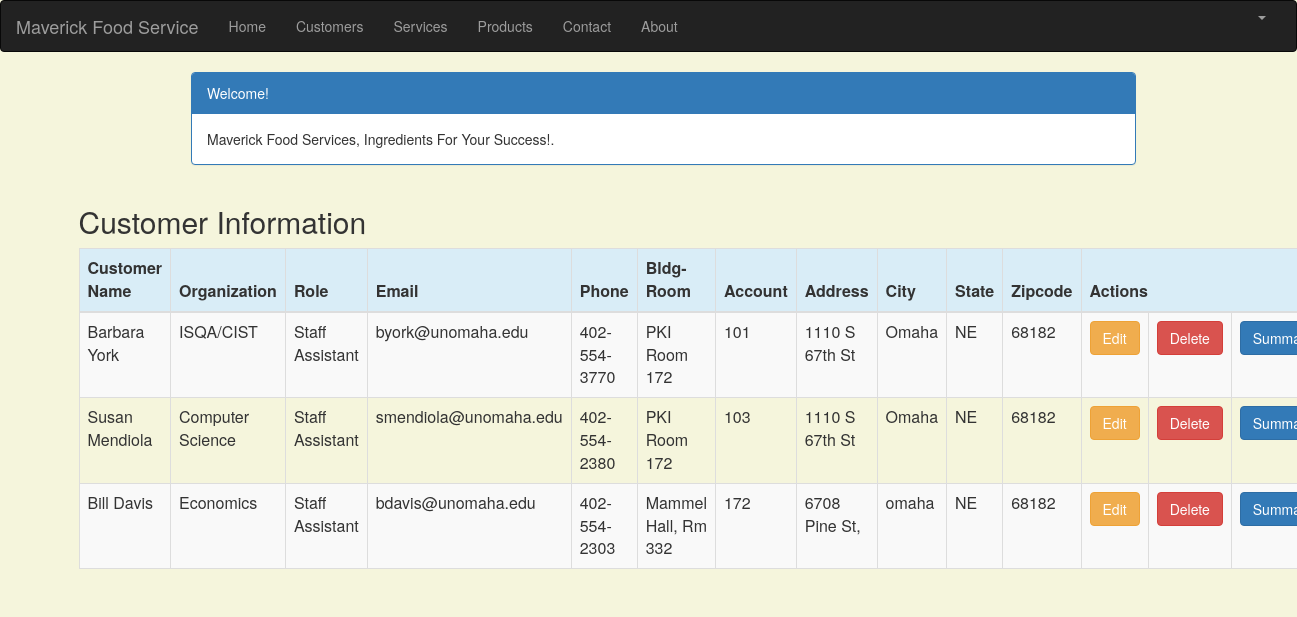
/customer_list (signed in), run on the app's committed database.
### crm/models.py (models this page shows, shortened)
class Customer(models.Model):
    cust_name = models.CharField(max_length=50)
    organization = models.CharField(max_length=100, blank=True)
    role = models.CharField(max_length=100)
    email = models.EmailField(max_length=100)
    bldgroom = models.CharField(max_length=100)
    address = models.CharField(max_length=200)
    account_number = models.IntegerField(blank=False, null=False)
    city = models.CharField(max_length=50)
    state = models.CharField(max_length=50)
    zipcode = models.CharField(max_length=10)
    phone_number = models.CharField(max_length=50)
    created_date = models.DateTimeField(
        default=timezone.now)
    updated_date = models.DateTimeField(auto_now_add=True)

### crm/views.py (the view)
# urls.py: path('customer_list', views.customer_list, name='customer_list'),
@login_required
def customer_list(request):
    customer = Customer.objects.filter(created_date__lte=timezone.now())
    return render(request, 'crm/customer_list.html', {'customers': customer})

### crm/templates/crm/customer_list.html (shortened to what this page needs)
 {% extends 'crm/base.html' %}
 {% block content %}
    <html>
    <head>
        <link rel="stylesheet" href="https://maxcdn.bootstrapcdn.com/bootstrap/3.3.4/css/bootstrap.min.css">
    </head>
    <body>
    <div class="container">
        <div class="row">
            <div class="col-md-10 col-md-offset-1">
                <div class="panel panel-primary">
                    <div class="panel-heading">Welcome!</div>
                    <div class="panel-body">Maverick Food Services, Ingredients For Your Success!.</div>
                </div>
            </div>
        </div>
    </div>
    <div class="row">
        <h2 style="padding-left: 15Px">Customer Information</h2>
    </div>
    <div>
        <table class="table table-striped table-bordered table-hover">
            <thead>
            <tr class="bg-info">
                <th>Customer Name</th>
                <th>Organization</th>
                <th>Role</th>
                <th>Email</th>
                <th>Phone</th>
                <th>Bldg-Room</th>
                <th>Account</th>
                <th>Address</th>
                <th>City</th>
                <th>State</th>
                <th>Zipcode</th>
                <th colspan="3">Actions</th>
            </tr>
            </thead>
            <tbody>
            {% for customer in customers %}
                <tr>
                    <td>{{ customer.cust_name }}</td>
                    <td>{{ customer.organization }}</td>
                    <td>{{ customer.role }}</td>
                    <td>{{ customer.email }}</td>
                    <td>{{ customer.phone_number }}</td>
                    <td>{{ customer.bldgroom }}</td>
                    <td>{{ customer.account_number }}</td>
                    <td>{{ customer.address }}</td>
                    <td>{{ customer.city }}</td>
                    <td>{{ customer.state }}</td>
                    <td>{{ customer.zipcode }}</td>
                    <td><a href="{% url 'crm:customer_edit' pk=customer.pk %}" class="btn btn-warning">Edit</a>
                    <td><a href="{% url 'crm:customer_delete' pk=customer.pk %}"
                           onclick="return confirm('Are you sure you want to delete?')" class="btn btn-danger">Delete</a>
                    </td>
                    <td><a href="{% url 'crm:summary' pk=customer.pk %}" class="btn btn-primary">Summary</a>
                </tr>
            {% endfor %}
            </tbody>
        </table>
    </div>
    </body>
    </html>
 {% endblock %}

### crm/templates/crm/customer_list.html (style rules this page uses)
body { background-color: beige; }

### data on the page
Customer: cust_name "Barbara York", organization "ISQA/CIST", role "Staff Assistant", email "byork@unomaha.edu", phone_number "402-554-3770", bldgroom "PKI Room 172", account_number "101", address "1110 S 67th St", city "Omaha", state "NE", zipcode "68182"
Customer: cust_name "Susan Mendiola", organization "Computer Science", role "Staff Assistant", email "smendiola@unomaha.edu", phone_number "402-554-2380", bldgroom "PKI Room 172", account_number "103", address "1110 S 67th St", city "Omaha", state "NE", zipcode "68182"
Customer: cust_name "Bill Davis", organization "Economics", role "Staff Assistant", email "bdavis@unomaha.edu", phone_number "402-554-2303", bldgroom "Mammel Hall, Rm 332", account_number "172", address "6708 Pine St,", city "omaha", state "NE", zipcode "68182"
